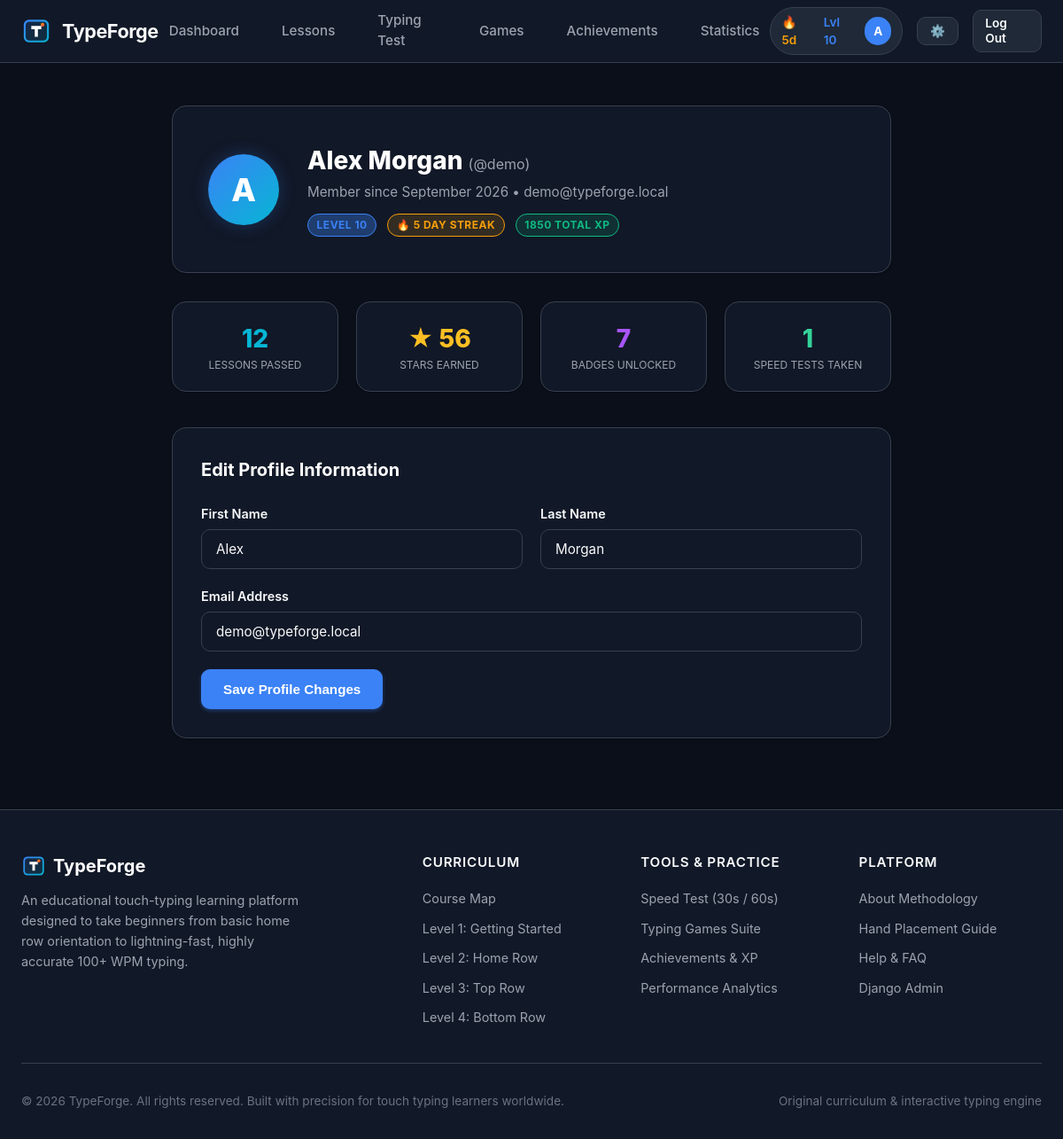
/profile/ (signed in), run on the app's committed database.
### core/models.py (models this page shows, shortened)
class UserProfile(models.Model):
    user = models.OneToOneField(User, on_delete=models.CASCADE, related_name='profile')
    xp = models.PositiveIntegerField(default=0)
    level = models.PositiveIntegerField(default=1)
    current_streak = models.PositiveIntegerField(default=0)
    best_streak = models.PositiveIntegerField(default=0)
    last_active_date = models.DateField(null=True, blank=True)
    total_practice_time_seconds = models.PositiveIntegerField(default=0)
    avatar_color = models.CharField(max_length=20, default='#3b82f6')
    class Meta:
        verbose_name = 'User Profile'
        verbose_name_plural = 'User Profiles'

### core/views.py (the view)
# urls.py: path('profile/', views.profile_view, name='profile'),
@login_required
def profile_view(request):
    user = request.user
    profile, _ = UserProfile.objects.get_or_create(user=user)
    if request.method == 'POST':
        form = ProfileEditForm(request.POST, instance=user)
        if form.is_valid():
            form.save()
            messages.success(request, "Your profile information has been successfully updated.")
            return redirect('profile')
    else:
        form = ProfileEditForm(instance=user)
    completed_lessons = LessonProgress.objects.filter(user=user, completed=True).count()
    total_stars = LessonProgress.objects.filter(user=user).aggregate(Sum('stars'))['stars__sum'] or 0
    achievements_count = UserAchievement.objects.filter(user=user).count()
    tests_count = TypingTestResult.objects.filter(user=user).count()
    return render(request, 'app/profile.html', {
        'form': form,
        'profile': profile,
        'completed_lessons': completed_lessons,
        'total_stars': total_stars,
        'achievements_count': achievements_count,
        'tests_count': tests_count,
    })

### core/forms.py
class ProfileEditForm(forms.ModelForm):
    first_name = forms.CharField(
        max_length=50,
        required=False,
        widget=forms.TextInput(attrs={'class': 'form-input', 'placeholder': 'First Name'})
    )
    last_name = forms.CharField(
        max_length=50,
        required=False,
        widget=forms.TextInput(attrs={'class': 'form-input', 'placeholder': 'Last Name'})
    )
    email = forms.EmailField(
        required=True,
        widget=forms.EmailInput(attrs={'class': 'form-input', 'placeholder': 'Email Address'})
    )
    class Meta:
        model = User
        fields = ('first_name', 'last_name', 'email')

### core/context_processors.py (called while the page is built)
def site_settings(request):
    context = {
        'SITE_NAME': 'TypeForge',
        'SITE_TAGLINE': 'Master Touch Typing with Precision & Speed',
    }
    if request.user.is_authenticated:
        profile, _ = UserProfile.objects.get_or_create(user=request.user)
        settings, _ = UserSettings.objects.get_or_create(user=request.user)
        context['user_profile'] = profile
        context['user_settings'] = settings
    return context

### templates/app/profile.html (shortened to what this page needs)
{% extends 'base.html' %}
{% load static %}
{% block content %}
<div class="container" style="padding: 3rem 1.5rem 5rem 1.5rem; max-width: 860px;">
  <div class="card" style="padding: 2.5rem; margin-bottom: 2rem; display: flex; align-items: center; gap: 2rem; flex-wrap: wrap;">
    <div style="width: 80px; height: 80px; border-radius: 50%; background: linear-gradient(135deg, var(--primary) 0%, var(--accent) 100%); display: flex; align-items: center; justify-content: center; font-size: 2.25rem; font-weight: 800; color: white; box-shadow: var(--shadow-glow);">
      {{ user.first_name|default:user.username|slice:":1"|upper }}
    </div>
    <div style="flex: 1;">
      <h1 style="font-size: 1.75rem; font-weight: 800; color: #ffffff; margin-bottom: 0.25rem;">
        {{ user.first_name }} {{ user.last_name }} <span style="font-size: 1rem; color: var(--text-muted); font-weight: 400;">(@{{ user.username }})</span>
      </h1>
      <p style="color: var(--text-muted); font-size: 0.95rem; margin-bottom: 0.75rem;">
        Member since {{ user.date_joined|date:"F Y" }} • {{ user.email }}
      </p>
      <div style="display: flex; gap: 0.75rem; flex-wrap: wrap;">
        <span class="badge badge-primary">Level {{ profile.level }}</span>
        <span class="badge badge-warning">🔥 {{ profile.current_streak }} Day Streak</span>
        <span class="badge badge-success">{{ profile.xp }} Total XP</span>
      </div>
    </div>
  </div>
  <div style="display: grid; grid-template-columns: repeat(4, 1fr); gap: 1.25rem; margin-bottom: 2.5rem;">
    <div class="card" style="padding: 1.25rem; text-align: center;">
      <div style="font-size: 1.75rem; font-weight: 800; color: var(--accent);">{{ completed_lessons }}</div>
      <div style="font-size: 0.75rem; color: var(--text-muted); text-transform: uppercase;">Lessons Passed</div>
    </div>
    <div class="card" style="padding: 1.25rem; text-align: center;">
      <div style="font-size: 1.75rem; font-weight: 800; color: #fbbf24;">★ {{ total_stars }}</div>
      <div style="font-size: 0.75rem; color: var(--text-muted); text-transform: uppercase;">Stars Earned</div>
    </div>
    <div class="card" style="padding: 1.25rem; text-align: center;">
      <div style="font-size: 1.75rem; font-weight: 800; color: #a855f7;">{{ achievements_count }}</div>
      <div style="font-size: 0.75rem; color: var(--text-muted); text-transform: uppercase;">Badges Unlocked</div>
    </div>
    <div class="card" style="padding: 1.25rem; text-align: center;">
      <div style="font-size: 1.75rem; font-weight: 800; color: #34d399;">{{ tests_count }}</div>
      <div style="font-size: 0.75rem; color: var(--text-muted); text-transform: uppercase;">Speed Tests Taken</div>
    </div>
  </div>
  <div class="card" style="padding: 2rem;">
    <h2 style="font-size: 1.25rem; font-weight: 700; color: #ffffff; margin-bottom: 1.5rem;">Edit Profile Information</h2>
    <form method="POST" action="{% url 'profile' %}">
      <div style="display: grid; grid-template-columns: 1fr 1fr; gap: 1.25rem; margin-bottom: 1.25rem;">
        <div>
          <label class="form-label" for="{{ form.first_name.id_for_label }}">First Name</label>
          {{ form.first_name }}
        </div>
        <div>
          <label class="form-label" for="{{ form.last_name.id_for_label }}">Last Name</label>
          {{ form.last_name }}
        </div>
      </div>
      <div class="form-group">
        <label class="form-label" for="{{ form.email.id_for_label }}">Email Address</label>
        {{ form.email }}
      </div>
      <button type="submit" class="btn btn-primary" style="padding: 0.75rem 1.5rem;">
        Save Profile Changes
      </button>
    </form>
  </div>
</div>
{% endblock %}

### templates/base.html (shortened to what this page needs)
{% load static %}
<!DOCTYPE html>
<html lang="en">
<head>
  <link rel="stylesheet" href="{% static 'css/base.css' %}">
</head>
<body class="{% if user_settings and user_settings.theme == 'light' %}theme-light{% endif %}">
  <header class="site-header">
    <div class="container nav-container">
      <a href="{% if user.is_authenticated %}{% url 'dashboard' %}{% else %}{% url 'landing' %}{% endif %}" class="brand-link">
        <img src="{% static 'img/logo.svg' %}" alt="TypeForge Logo" width="34" height="34" style="vertical-align: middle;">
        <span>TypeForge</span>
      </a>
      <nav>
        <ul class="nav-links" id="main-nav-links">
          {% if user.is_authenticated %}
            <li class="nav-item"><a href="{% url 'dashboard' %}" class="{% if request.resolver_match.url_name == 'dashboard' %}active{% endif %}">Dashboard</a></li>
            <li class="nav-item"><a href="{% url 'course_map' %}" class="{% if request.resolver_match.url_name == 'course_map' or request.resolver_match.url_name == 'lesson_view' %}active{% endif %}">Lessons</a></li>
            <li class="nav-item"><a href="{% url 'typing_test' %}" class="{% if request.resolver_match.url_name == 'typing_test' %}active{% endif %}">Typing Test</a></li>
            <li class="nav-item"><a href="{% url 'games' %}" class="{% if request.resolver_match.url_name == 'games' %}active{% endif %}">Games</a></li>
            <li class="nav-item"><a href="{% url 'achievements' %}" class="{% if request.resolver_match.url_name == 'achievements' %}active{% endif %}">Achievements</a></li>
            <li class="nav-item"><a href="{% url 'statistics' %}" class="{% if request.resolver_match.url_name == 'statistics' %}active{% endif %}">Statistics</a></li>
          {% endif %}
        </ul>
      </nav>
      <div class="nav-auth">
        {% if user.is_authenticated %}
          <div class="user-status-pill">
            <span class="streak-pill" title="Daily Practice Streak">🔥 {{ user_profile.current_streak }}d</span>
            <span class="level-pill" title="Current Level">Lvl {{ user_profile.level }}</span>
            <a href="{% url 'profile' %}" class="user-avatar-mini" title="Your Profile" style="background-color: {{ user_profile.avatar_color }};">
              {{ user.first_name|default:user.username|slice:":1"|upper }}
            </a>
          </div>
          <a href="{% url 'settings' %}" class="btn btn-secondary btn-sm" title="Settings">⚙️</a>
          <a href="{% url 'logout' %}" class="btn btn-secondary btn-sm" title="Log Out">Log Out</a>
        {% else %}
          <a href="{% url 'login' %}" class="btn btn-secondary btn-sm">Log In</a>
          <a href="{% url 'signup' %}" class="btn btn-primary btn-sm">Sign Up Free</a>
        {% endif %}
      </div>
    </div>
  </header>
  <main style="flex: 1;">
    {% block content %}{% endblock %}
  </main>
  <footer class="site-footer">
    <div class="container">
      <div class="footer-grid">
        <div class="footer-brand">
          <div style="display: flex; align-items: center; gap: 0.5rem; margin-bottom: 0.75rem;">
            <img src="{% static 'img/logo.svg' %}" alt="TypeForge" width="28" height="28">
            <h3 style="margin: 0; color: #ffffff;">TypeForge</h3>
          </div>
          <p>An educational touch-typing learning platform designed to take beginners from basic home row orientation to lightning-fast, highly accurate 100+ WPM typing.</p>
        </div>
        <div class="footer-col">
          <h4>Curriculum</h4>
          <ul class="footer-links">
            <li><a href="{% url 'course_map' %}">Course Map</a></li>
            <li><a href="{% url 'lesson_view' 1 %}">Level 1: Getting Started</a></li>
            <li><a href="{% url 'lesson_view' 5 %}">Level 2: Home Row</a></li>
            <li><a href="{% url 'lesson_view' 11 %}">Level 3: Top Row</a></li>
            <li><a href="{% url 'lesson_view' 17 %}">Level 4: Bottom Row</a></li>
          </ul>
        </div>
        <div class="footer-col">
          <h4>Tools & Practice</h4>
          <ul class="footer-links">
            <li><a href="{% url 'typing_test' %}">Speed Test (30s / 60s)</a></li>
            <li><a href="{% url 'games' %}">Typing Games Suite</a></li>
            <li><a href="{% url 'achievements' %}">Achievements & XP</a></li>
            <li><a href="{% url 'statistics' %}">Performance Analytics</a></li>
          </ul>
        </div>
        <div class="footer-col">
          <h4>Platform</h4>
          <ul class="footer-links">
            <li><a href="{% url 'about' %}">About Methodology</a></li>
            <li><a href="{% url 'help' %}">Hand Placement Guide</a></li>
            <li><a href="{% url 'help' %}">Help & FAQ</a></li>
            {% if user.is_staff %}
              <li><a href="/admin/">Django Admin</a></li>
            {% endif %}
          </ul>
        </div>
      </div>
      <div class="footer-bottom">
        <span>&copy; {% now "Y" %} TypeForge. All rights reserved. Built with precision for touch typing learners worldwide.</span>
        <span>Original curriculum &amp; interactive typing engine</span>
      </div>
    </div>
  </footer>
</body>
</html>

### data on the page
UserProfile: current_streak "5", level "10", xp "1850"

### other printed values
{{ user.first_name|default:user.username|slice:":1"|upper }} "A"
{{ user.first_name }} "Alex"
{{ user.last_name }} "Morgan"
{{ user.username }} "demo"
{{ user.date_joined|date:"F Y" }} "September 2026"
{{ user.email }} "demo@typeforge.local"
{{ completed_lessons }} "12"
{{ total_stars }} "56"
{{ achievements_count }} "7"
{{ tests_count }} "1"
